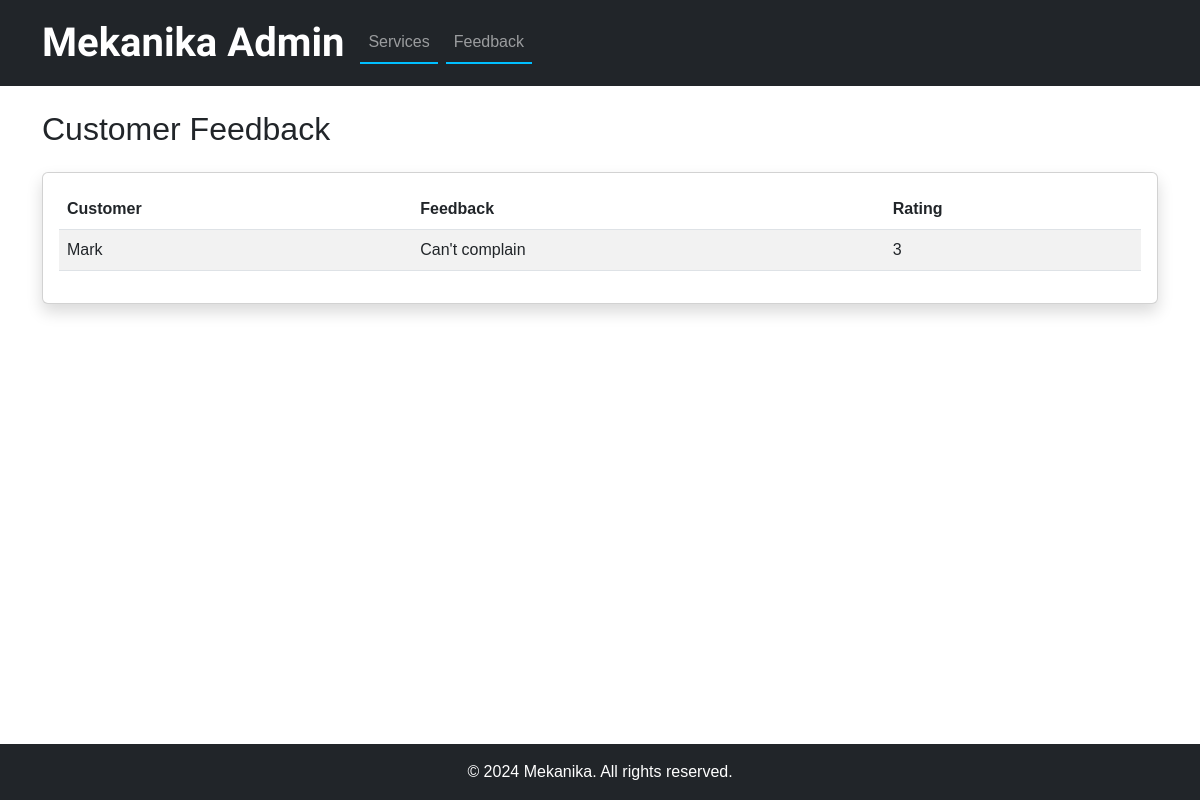
/feedback/, run on an earlier commit of the app's database.
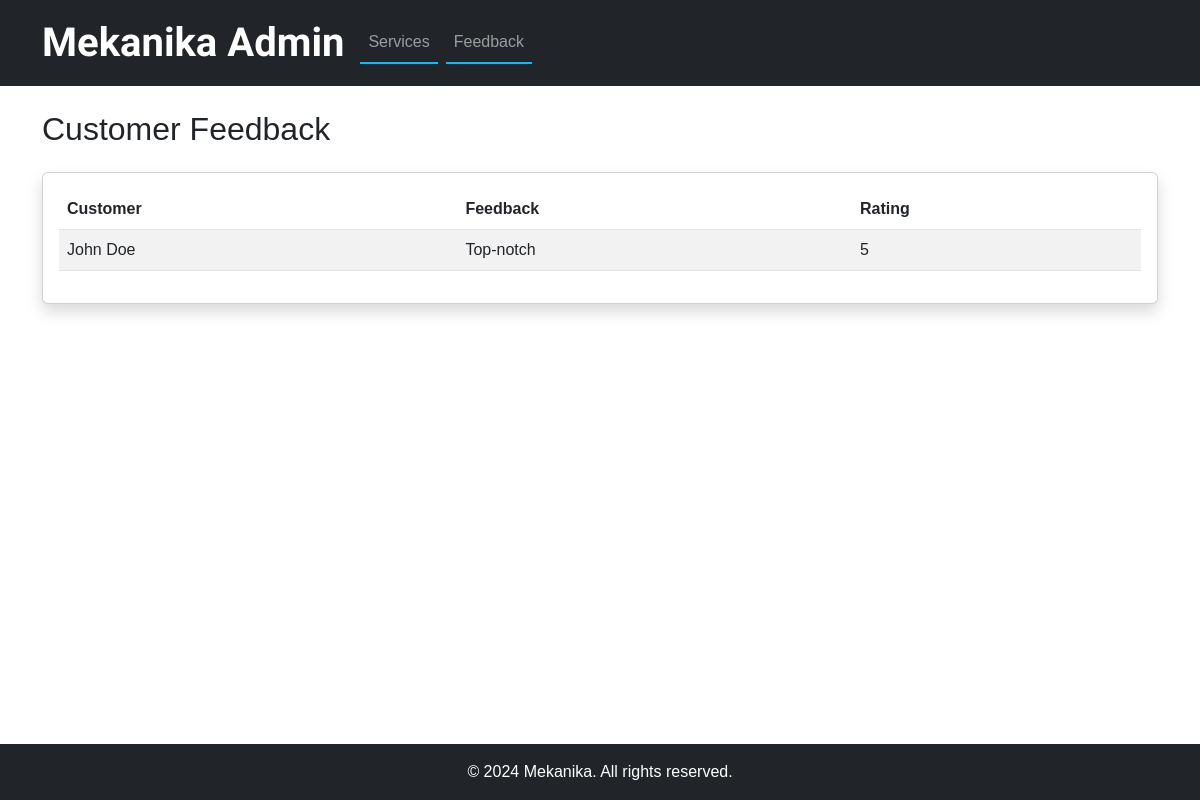
And on a later commit of the database.
### user/models.py (models this page shows, shortened)
class FeedBack(models.Model):
    RATING_CHOICES = [
        (1, '1 - Very Poor'),
        (2, '2 - Poor'),
        (3, '3 - Average'),
        (4, '4 - Good'),
        (5, '5 - Excellent'),
    ]
    name = models.CharField(max_length=100, null=True)
    email = models.EmailField()
    service = models.ForeignKey(Service, on_delete=models.SET_NULL, null=True, blank=True)
    message = models.TextField()
    rating = models.IntegerField(choices=RATING_CHOICES, null=True)

### user/views.py (the view)
# urls.py: path('feedback/', views.feedback_list, name='feedback_list'),
def feedback_list(request):
    feedback = FeedBack.objects.all().order_by('-id')
    return render(request, 'feedback.html', {'feedback': feedback})

### Admin/templates/feedback.html
{% extends 'admin_base.html' %}
{% block content %}
<div class="container">
    <h2 class="my-4">Customer Feedback</h2>
    <div class="card shadow">
        <div class="card-body">
            <table class="table table-striped">
                <thead>
                    <tr>
                        <th>Customer</th>
                        <th>Feedback</th>
                        <th>Rating</th>
                    </tr>
                </thead>
                <tbody>
                    {% for f in feedback %}
                    <tr>
                        <td>{{ f.name }}</td>
                        <td>{{ f.message }}</td>
                        <td>{{ f.rating }}</td>
                    </tr>
                    {% empty %}
                    <tr>
                        <td colspan="3" class="text-center">No feedback yet.</td>
                    </tr>
                    {% endfor %}
                </tbody>
            </table>
        </div>
    </div>
</div>
{% endblock %}

### templates/admin_base.html (shortened to what this page needs)
<!DOCTYPE html>
<html lang="en">
<head>
    <link href="https://cdn.jsdelivr.net/npm/bootstrap@5.3.0/dist/css/bootstrap.min.css" rel="stylesheet">
    {% load static %}
    <link rel="stylesheet" href="{% static 'style/main.css' %}">
</head>
<body>
    <nav class="navbar navbar-expand-lg navbar-dark bg-dark">
        <div class="container">
            <a class="navbar-brand">Mekanika Admin</a>
            <div class="collapse navbar-collapse" id="navbarNav">
                <ul class="navbar-nav">
                    <li class="nav-item">
                        <a class="nav-link" href="{% url 'add_service' %}">Services</a>
                    </li>
                    <li class="nav-item">
                        <a class="nav-link" href="{% url 'feedback' %}">Feedback</a>
                    </li>
                </ul>
            </div>        </div>
    </nav>
    <main class="flex-grow-1">
    {% block content %}
    {% endblock %}
    </main>
    <footer class="bg-dark text-white text-center py-3">
        <div class="container">
            <p class="mb-0">&copy; 2024 Mekanika. All rights reserved.</p>
        </div>
    </footer>
</body>
</html>

### static/style/main.css (style rules this page uses)
html, body { min-height: 100vh; display: flex; flex-direction: column; font-family: 'Zalando', sans-serif; }
.navbar-brand { font-weight: bold; font-size: 2.5rem; font-family: 'Macondo', cursive; }
.nav-item { border-bottom: #00bfff 2px solid; transition-duration: 300ms; }
.navbar-nav { gap: 0.5rem; }

What changed in the data, as far as the page shows it:
changed FeedBack: name "Mark" → "John Doe"; message "Can't complain" → "Top-notch"; rating "3" → "5"
